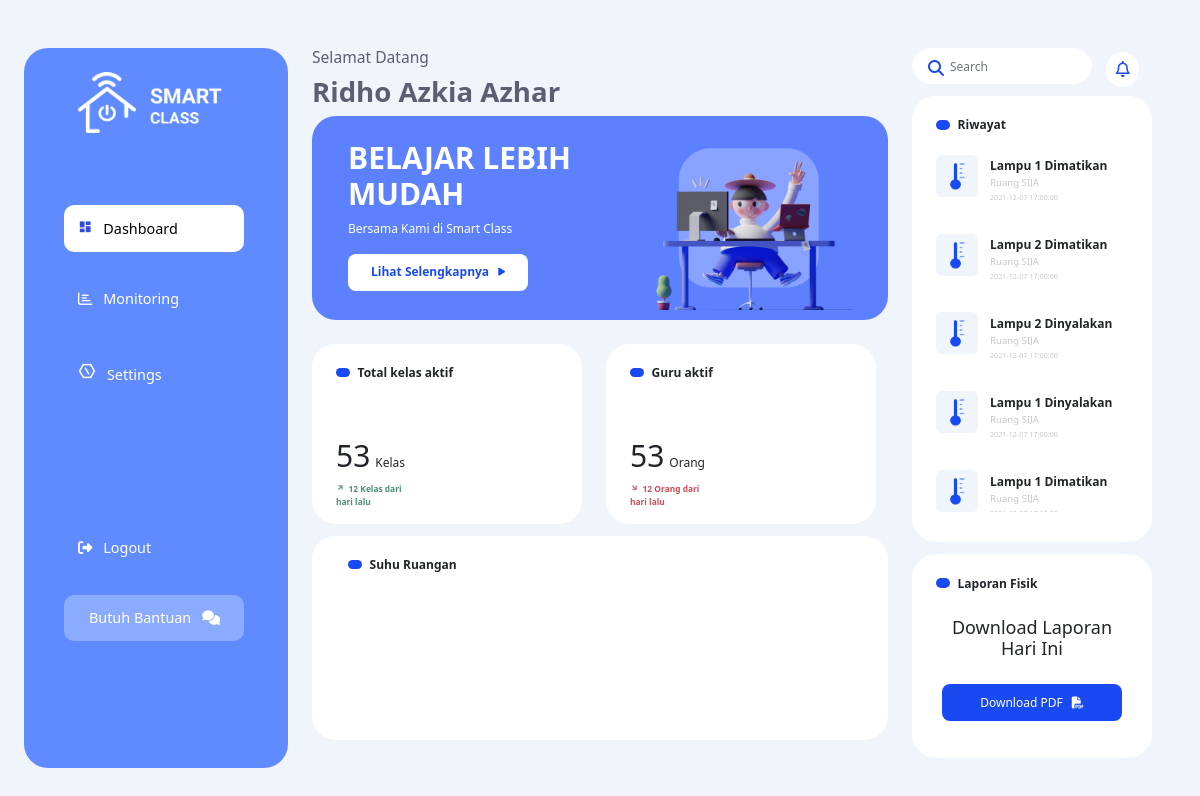
The page /siswa/index.php (signed in) on the database its author committed.
### tables this page shows
CREATE TABLE `akun` (
  `id` int(11) NOT NULL,
  `fullname` varchar(255) NOT NULL,
  `email` varchar(255) NOT NULL,
  `username` varchar(255) NOT NULL,
  `password` varchar(255) NOT NULL,
  `level` varchar(255) NOT NULL,
  `Vkey` varchar(255) DEFAULT NULL,
  `Verified` int(1) DEFAULT 0
);

CREATE TABLE `riwayat` (
  `id` int(11) NOT NULL,
  `des` varchar(255) NOT NULL,
  `ruang` varchar(255) NOT NULL,
  `waktu` timestamp NOT NULL DEFAULT current_timestamp() ON UPDATE current_timestamp(),
  `type` int(11) NOT NULL
);

### siswa/index.php (the view, shortened to what this page needs)
<?php
include "../koneksi.php";
$data_riwayat = mysqli_query($koneksi, "SELECT * FROM riwayat ORDER BY id DESC LIMIT 10 ");
$select = mysqli_query($koneksi, "SELECT * FROM akun WHERE username = '$_SESSION[siswa]'");
while ($fetch = mysqli_fetch_array($select)) {
?>
    <!DOCTYPE html>
    <html lang="en">
    <head>
        <link rel="stylesheet" href="../admin/assets/css/style.css">
        <link rel="stylesheet" href="../admin/assets/css/resvonsive.css">
        <link rel="stylesheet" href="https://cdn.jsdelivr.net/npm/bootstrap-icons@1.5.0/font/bootstrap-icons.css">
        <link href="https://cdn.jsdelivr.net/npm/bootstrap@5.1.1/dist/css/bootstrap.min.css" rel="stylesheet">
        <link href="https://cdn.jsdelivr.net/npm/remixicon@2.2.0/fonts/remixicon.css" rel="stylesheet">
    </head>
    <body>
        <div class=" bg-1-body">
            <div class="flex-custom">
                <div class="side-menu mt-4 mb-4">
                    <img src="assets/img/logo.png" alt="logo" class="mb-5">
                    <a href="index.php" class="putih">
                        <li class="active-menu"><i class="ri-dashboard-fill biru"></i>&ensp; Dashboard</li>
                    </a>
                    <a href="monitoring.php" class="putih">
                        <li><i class="far fa-chart-bar"></i>&ensp; Monitoring</li>
                    </a>
                    <a href="setting.php" class="putih">
                        <li><i style="font-size: 1.5vw;" class="ri-settings-6-line"></i>&ensp; Settings</li>
                    </a>
                    <div class="bottom-li">
                        <a class="putih" href="../logout.php">
                            <li><i class="fas fa-sign-out-alt"></i>&ensp; Logout</li>
                        </a>
                        <li class="bantuan-li">&ensp; Butuh Bantuan &ensp;<i class="fas fa-comments"></i></li>
                    </div>
                </div>
                <div class="main-side mt-4">
                    <h6 class="selamat-datang" style="color: #5E5E73;">Selamat Datang</h6>
                    <h3 class="selamat-nama" class="mb-2" style="color:#5E5E73; font-weight:800;"><?php echo "$fetch[fullname]"; ?></h3>
                    <div class="card-tengah bg-biru-muda">
                        <div class="d-flex">
                            <div style="max-width: 70%;" class="text-wrapper">
                                <h2 style="color:#FFFFFF; font-weight :700;">BELAJAR LEBIH MUDAH</h2>
                                <p style="color: #FFFFFF;">Bersama Kami di <span>Smart Class</span></p>
                                <button class="btn-custom-tengah">Lihat Selengkapnya &ensp;<i class="fas fa-play fa-xs"></i></button>
                            </div>
                            <div class="img-wrapper">
                                <img src="assets/img/card-tengah.png" alt="">
                            </div>
                        </div>
                    </div>
                    <div class="d-flex">
                        <div class="card-tengah-2 mr-2">
                            <div class="d-flex">
                                <div class="dot"></div>
                                <span class="dot-text">Total kelas aktif</span>
                            </div>
                            <div class="d-flex justify-content-between">
                                <div class="angka-wrapper">
                                    <div class="d-flex chart-g">
                                        <h2 class="mt-2">53&thinsp;</h2>
                                        <span class="orang-angka">Kelas</span>
                                    </div>
                                    <p class="des-angka-hijau"><i class="ri-arrow-right-up-line"></i>&ensp;12 Kelas dari hari lalu</p>
                                </div>
                                <div id="chart-kelas">
                                </div>
                            </div>
                        </div>
                        <div class="card-tengah-2">
                            <div class="d-flex">
                                <div class="dot"></div>
                                <span class="dot-text">Guru aktif</span>
                            </div>
                            <div class="d-flex justify-content-between">
                                <div class="angka-wrapper">
                                    <div class="d-flex chart-g">
                                        <h2 class="mt-2">53&thinsp;</h2>
                                        <span class="orang-angka">Orang</span>
                                    </div>
                                    <p class="des-angka-merah"><i class="ri-arrow-right-down-line"></i>&ensp;12 Orang dari hari lalu</p>
                                </div>
                                <div id="chart-guru">
                                </div>
                            </div>
                        </div>
                    </div>
                    <div class="card-tengah-s bg-putih">
                        <div class="d-flex">
                            <div class="dot"></div>
                            <span class="dot-text">Suhu Ruangan</span>
                        </div>
                    </div>
                </div>
                <div class="side-right mt-4">
                    <div class="row height d-flex align-items-center">
                        <div class="col-md-8">
                            <div class="search"> <i class="fa fa-search"></i> <input type="text" class="form-control" placeholder="Search"> </div>
                        </div>
                        <div class="col-md-2 notif">
                            <i class="far fa-bell"></i>
                        </div>
                    </div>
                    <div class="card-side">
                        <div class="d-flex">
                            <div style="width: 1.2vw; border-radius:5px; margin-right: 0.6vw; height:0.8vw; background-color:#194AF1;"></div>
                            <span style="margin-top: -0.3vw; font-size: 1vw; font-weight:600;">Riwayat</span>
                        </div>
                        <div class="card-scroll-riwayat">
                            <?php
                            while ($riwayat = mysqli_fetch_array($data_riwayat)) {
                            ?>
                                <li class="d-flex side-card-items">
                                    <img src="assets/img/suhu-icon.png" alt="suhu">
                                    <div class="text-suhu">
                                        <span style="font-weight: 700; font-size:1vw;"><?php echo $riwayat['des'] ?></span>
                                        <p style="color: #C7C7C7; font-size:0.8vw;">Ruang <?php echo $riwayat['ruang'] ?></p>
                                        <p style="color: #C7C7C7; font-size:0.6vw; margin-top:-1.2vw;"><?php echo $riwayat['waktu'] ?></p>
                                    </div>
                                </li>
                            <?php
                            }
                            ?>
                        </div>
                    </div>
                    <div class="card-side-2">
                        <div class="d-flex">
                            <div class="dot"></div>
                            <span class="dot-text">Laporan Fisik</span>
                        </div>
                        <div class="text-center mts-4 text-laporan">
                            <h5>Download Laporan Hari Ini</h5>
                            <button class="btn-custom-side mt-3"> Download PDF &ensp;<i class="fas fa-file-pdf"></i></button>
                        </div>
                    </div>
                </div>
            </div>
        </div>
    <?php } ?>
    </body>
    </html>

### admin/assets/css/style.css (style rules this page uses)
* { padding: 0; margin: 0; box-sizing: border-box; }
body { font-family: "Poppins", sans-serif; }
.side-menu { width: 22vw; height: 60vw; border-radius: 24px; padding: 2vw 1vw; background: #608bff; }
.flex-custom { display: flex; }
.card-tengah-2 h2 { font-size: 2.5vw; }
.orang-angka { font-size: 1vw; margin-top: 2vw; }
.des-angka-merah { font-size: 0.7vw; font-weight: 600; color: #ce4c58; }
.des-angka-hijau { font-size: 0.7vw; font-weight: 600; color: #489078; }
.dot { width: 1.2vw; border-radius: 5px; margin-right: 0.6vw; height: 0.8vw; background-color: #194af1; }
.dot-text { margin-top: -0.3vw; font-size: 1vw; font-weight: 600; }
.img-wrapper { width: 20vw; margin-top: -3vw; }
.img-wrapper img { width: 100%; }
.btn-custom-tengah { width: 15vw; padding: 0.8vw; font-weight: 600; color: #194af1; border: none; border-radius: 8px; font-size: 1vw; background-color: #ffffff; }
.btn-custom-side { width: 15vw; padding: 0.8vw; font-weight: 400; color: #ffffff; border: none; border-radius: 8px; font-size: 1vw; background-color: #194af1; }
.chart-g { margin-top: 4vw; }
#chart-kelas { width: 18vw; }
#chart-guru { width: 18vw; }
.card-scroll-riwayat { margin: 0.5vw 0vw; width: auto; max-height: 31vw; overflow: auto; }
.side-menu a { text-decoration: none; }
.bg-1-body { width: 100vw; background: #f0f4fb; padding: 1.5rem !important; }
.main-side { margin: 2vw; }
.side-menu img { width: 12vw; margin-left: 3.5vw; }
.side-menu li { width: 15vw; list-style: none; padding: 1vw 1.2vw; margin: 2vw 2.3vw; border-radius: 10px; font-weight: 200; }
.card-tengah { width: 48vw; border-radius: 24px; height: 17vw; padding: 2vw 3vw; }
.card-tengah-s { width: 48vw; border-radius: 24px; height: 17vw; padding: 2vw 3vw; margin-top: 1vw !important; }
.card-side { width: 20vw; border-radius: 24px; padding: 2vw 2vw; background-color: #ffffff; }
.card-side-2 { width: 20vw; border-radius: 24px; padding: 2vw 2vw; margin-top: 1vw; height: 17vw; background-color: #ffffff; }
.card-tengah-2 { width: 22.5vw; border-radius: 24px; padding: 2vw 2vw; height: 15vw; background-color: #ffffff; margin-top: 2vw; }
.mr-2 { margin-right: 2vw; }
.text-suhu { margin-left: 1vw; }
.side-card-items { margin-top: 1vw; }
.card-side-2 h5 { font-size: 1.5vw; }
.mts-4 { margin-top: 1.5rem !important; }
.side-card-items img { height: 3.5vw; width: 3.5vw; margin-top: 0.2vw; }
.bg-biru-muda { background: #5d80fe; }
.bg-putih { background: #ffffff; }
.biru { color: #344add; }
.putih { color: #ffffff; }
.active-menu { background-color: white; color: black; }
.side-menu li { font-size: 1.2vw; }
.bottom-li li { font-size: 1.2vw; }
.selamat-datang { font-size: 1.3vw; }
.card-tengah h2 { font-size: 2.5vw; }
.card-tengah p { font-size: 1vw; }
.selamat-nama { font-size: 2.3vw; font-weight: 600; }
.side-menu .bottom-li { padding-top: 10vh; }
.bantuan-li { background-color: rgba(255, 255, 255, 0.27); color: #ffffff; }
.search { position: relative; margin-bottom: 1vw; }
.search input { height: 3vw; width: 15vw; text-indent: 25px; border-radius: 20px; font-size: 1vw; background-color: #ffffff; border-color: #ffffff; }
.search i { color: #194af1; }
.notif i { background-color: #ffffff; padding: 0.8vw; border-radius: 50%; margin-left: 1vw; color: #194af1; margin-top: -1.3vw; }
.search .fa-search { position: absolute; top: 12px; left: 16px; }

### rows shown on the page
akun: fullname "Ridho Azkia Azhar"
riwayat: des "Lampu 1 Dimatikan", ruang "SIJA", waktu "2021-12-07 17:00:00"
riwayat: des "Lampu 2 Dimatikan", ruang "SIJA", waktu "2021-12-07 17:00:00"
riwayat: des "Lampu 2 Dinyalakan", ruang "SIJA", waktu "2021-12-07 17:00:00"
riwayat: des "Lampu 1 Dinyalakan", ruang "SIJA", waktu "2021-12-07 17:00:00"
riwayat: des "Lampu 1 Dimatikan", ruang "SIJA"
